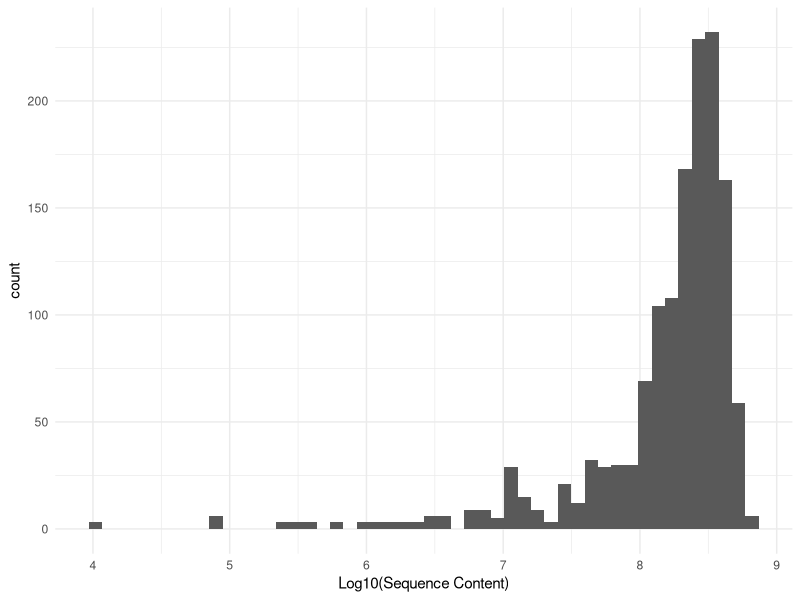
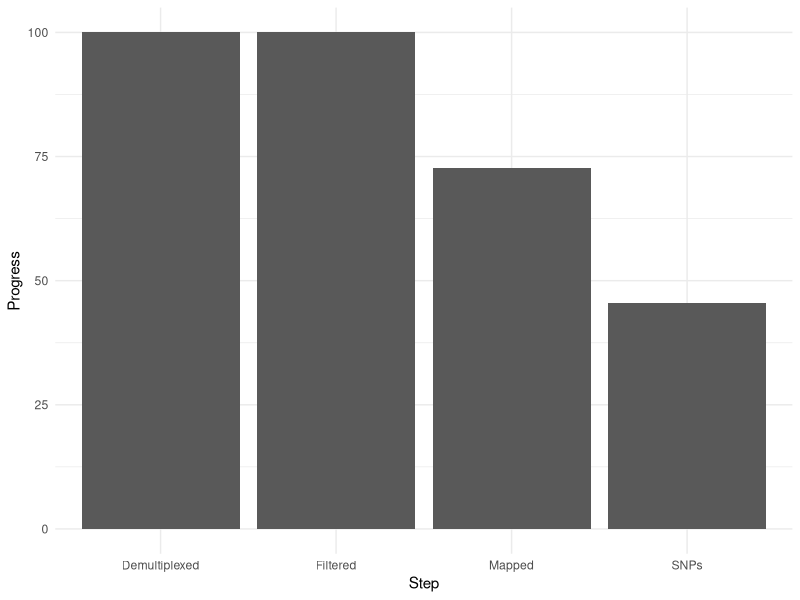

The R source for these figures, in order:
## ---- chunk 1
#| label: setup
suppressMessages( library( knitr ) )
suppressMessages( library( kableExtra ) )
suppressMessages( library( tidyverse) )
suppressMessages( library( lubridate )  )
library( formattable)
options(knitr.kable.NA = '')
theme_set( theme_minimal() )
## ---- chunk 2
read_csv("sizes.csv",col_names = FALSE, show_col_types = F) -> tmp 
## ---- chunk 3
#| fig-cap: The distrubiton of sequence reads (denoted as log10 of file size) for all individuals sequenced. 
tmp %>%
  ggplot( aes(log10(X5) ) )  + 
  geom_histogram( bins=50) + 
  xlab("Log10(Sequence Content)")
## ---- chunk 4
tribble( ~Population, ~N, ~Demultiplexed, ~Filtered, ~Mapped, ~Sites, ~SNPs, ~Note,
         "A", 92,  as.Date("2023-01-23"), as.Date("2023-01-31"), as.Date("2023-02-04"), NA, NA, "",
         "B", 102, as.Date("2023-01-23"), as.Date("2023-01-31"), as.Date("2023-02-06"), NA, NA, "",
         "C", 139, as.Date("2023-01-23"), as.Date("2023-01-31"), as.Date("2023-02-10"), NA, NA, "",
         "D", 84,  as.Date("2023-01-23"), as.Date("2023-01-31"), as.Date("2023-02-12"), NA, NA, "",
         "E", 36,  as.Date("2023-01-23"), as.Date("2023-01-31"), as.Date("2023-02-13"), NA, NA, "",
         "F", 31,  as.Date("2023-01-23"), as.Date("2023-01-31"), as.Date("2023-02-14"), NA, NA, "",
         "G", 78,  as.Date("2023-01-23"), as.Date("2023-01-31"), NA, NA, NA, "",
         "H", 66,  as.Date("2023-01-23"), as.Date("2023-01-31"), NA, NA, NA, "",
         "I", 33,  as.Date("2023-01-23"), as.Date("2023-01-31"), NA, NA, NA, "",
         "J", 13,  as.Date("2023-01-23"), as.Date("2023-01-31"), as.Date("2023-02-15"), 9367, 1508, "Rerun FreeBayes",
         "K", 13,  as.Date("2023-01-23"), as.Date("2023-01-31"), as.Date("2023-02-15"), 9367, 1508, "Rerun FreeBayes",
         "L", 95,  as.Date("2023-01-23"), as.Date("2023-01-31"), NA, NA, NA, "",
         "M", 129, as.Date("2023-01-23"), as.Date("2023-01-31"), NA, NA, NA, "",
         "N", 53,  as.Date("2023-01-23"), as.Date("2023-01-31"), NA, NA, NA, "",
         "O", 44,  as.Date("2023-01-23"), as.Date("2023-01-31"), as.Date("2023-02-15"), 11338, 282, "Rerun FreeBayes",
         "P", 59,  as.Date("2023-01-23"), as.Date("2023-01-31"), as.Date("2023-02-15"), 10730, 1660, "",
         "Q", 18,  as.Date("2023-01-23"), as.Date("2023-01-31"), as.Date("2023-02-10"), 7100, 188, "Rerun FreeBayes",
         "R", 42,  as.Date("2023-01-23"), as.Date("2023-01-31"), as.Date("2023-02-13"), 10294, 1348, "",
         "S", 187, as.Date("2023-01-23"), as.Date("2023-01-31"), as.Date("2023-02-13"), 15089, 1994, "",
         "T", 81,  as.Date("2023-01-23"), as.Date("2023-01-31"), as.Date("2023-02-15"), 11986, 176, "Rerun FreeBayes",
         "V", 21,  as.Date("2023-01-23"), as.Date("2023-01-31"), as.Date("2023-02-13"), 8586, 58, "Rerun FreeBayes",
         "W", 53,  as.Date("2023-01-23"), as.Date("2023-01-31"), as.Date("2023-02-09"), 10891, 1113, ""
) -> progress
save(progress, file="progress.rda")
## ---- chunk 5
#| fig-cap: Progress of the main steps in processing raw sequence data.  
data.frame( Step = c("Demultiplexed", "Filtered", "Mapped", "SNPs"),
            Progress = 100.0 * c( 1.0 - (sum( is.na(progress$Demultiplexed) ) / nrow(progress)),
                                  1.0 - (sum( is.na(progress$Filtered) ) / nrow(progress)),
                                  1.0 - (sum( is.na(progress$Mapped) ) / nrow(progress)),
                                  1.0 - (sum( is.na(progress$SNPs) ) / nrow(progress)))
            ) %>%
  ggplot( aes(Step, Progress) ) + 
  geom_col()

## ---- chunk 6
#| fig-cap: Current progress on bioinformatic workflows.

tmp <- progress %>% select( Population, N, Sites, SNPs) %>% arrange( -SNPs )
tmp$Demultiplexed <- 100
tmp$Filtered <- 100
tmp$Mapped <- 100
tmp %>%
  select( Population, N, Demultiplexed, Filtered, Mapped, everything()) -> tmp

tmp$Mapped[ tmp$Population == "G" ] <- round(69 / tmp$N[ tmp$Population == "G"] * 100.0)
tmp$Mapped[ tmp$Population == "H" ] <- round(14 / tmp$N[ tmp$Population == "H"] * 100.0)
tmp$Mapped[ tmp$Population == "I" ] <- round(0 / tmp$N[ tmp$Population == "I"] * 100.0)
tmp$Mapped[ tmp$Population == "L" ] <- round(10 / tmp$N[ tmp$Population == "L"] * 100.0)
tmp$Mapped[ tmp$Population == "M" ] <- round(113 / tmp$N[ tmp$Population == "M"] * 100.0)
tmp$Mapped[ tmp$Population == "N" ] <- round(48 / tmp$N[ tmp$Population == "N"] * 100.0)

tmp$Mapped <- color_bar("lightgreen")(tmp$Mapped)
tmp$Demultiplexed <- color_bar( "lightgreen")(tmp$Demultiplexed)
tmp$Filtered <- color_bar( "lightgreen")(tmp$Filtered)

tmp$SNPs <- ifelse( tmp$SNPs > 1000, 
                    cell_spec( tmp$SNPs, color = "green", bold=TRUE),
                    cell_spec( tmp$SNPs, color = "red", italic=TRUE))

tmp %>% 
  kbl( escape = F, digits=0) %>%
  kable_paper("hover", full_width = FALSE) %>%
  column_spec( 3:5, width="3cm")
